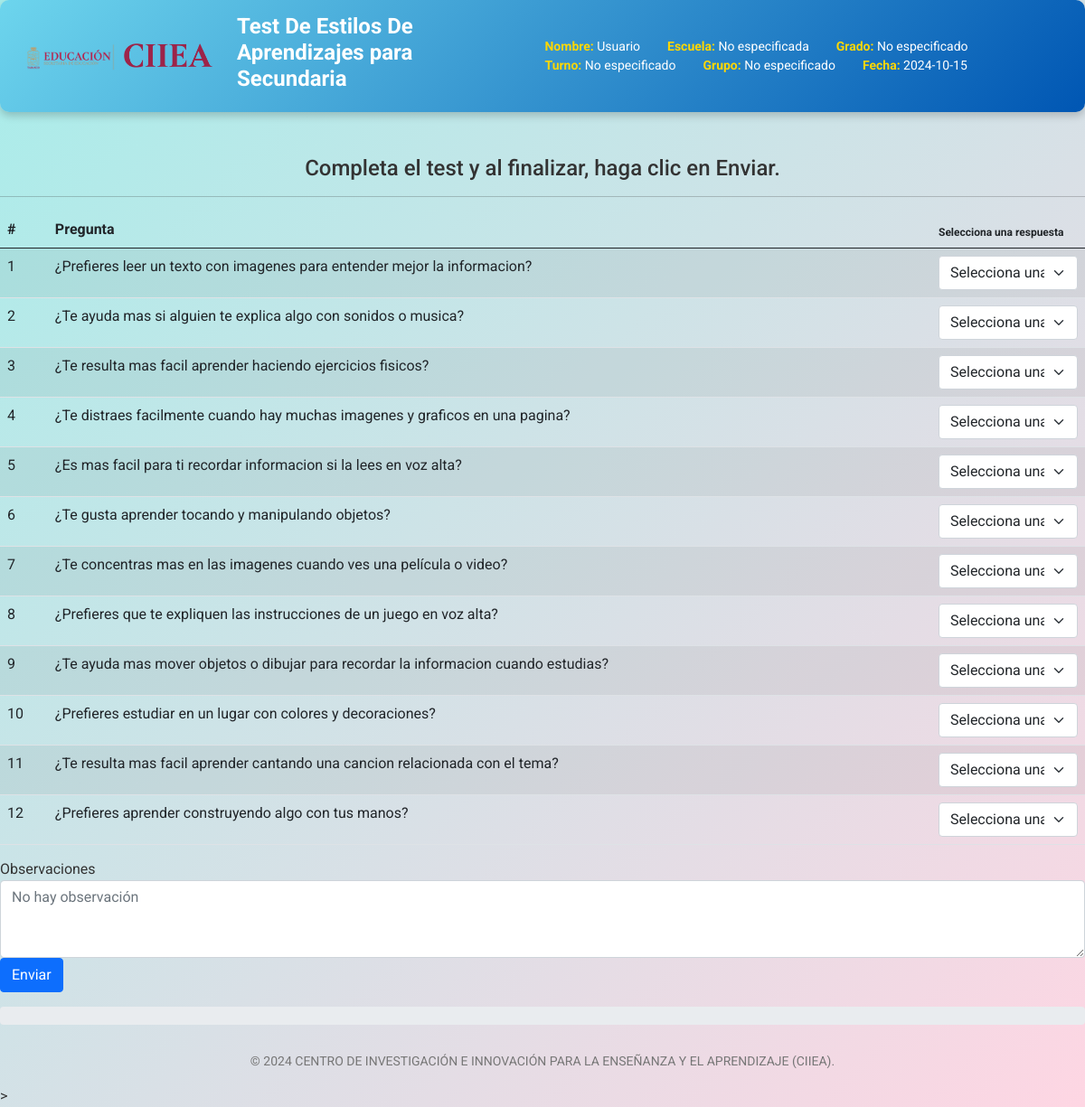
The app's page /test-grado1.php with its own data.
### tables this page shows
CREATE TABLE `preguntas` (
  `id` int(10) UNSIGNED NOT NULL,
  `pregunta` varchar(150) NOT NULL,
  `estatus` int(2) NOT NULL DEFAULT 1
);

### test-grado1.php (the view, shortened to what this page needs)
<?php
if (isset($_SESSION['nombres'])) {
    $nombres = $_SESSION['nombres'];
} else {
    $nombres = "Usuario";
}
if (isset($_SESSION['escuela'])) {
    $escuela = $_SESSION['escuela'];
} else {
    $escuela = "No especificada";
}
if (isset($_SESSION['grado'])) {
    $grado = $_SESSION['grado'];
} else {
    $grado = "No especificado";
}
if (isset($_SESSION['turno'])) {
    $turno = $_SESSION['turno'];
} else {
    $turno = "No especificado";
}
if (isset($_SESSION['grupo'])) {
    $grupo = $_SESSION['grupo'];
} else {
    $grupo = "No especificado";
}
include('config.php');
$sqlPreguntas = "SELECT * FROM preguntas WHERE estatus='1'";
$query = mysqli_query($con, $sqlPreguntas);
?>
<!DOCTYPE html>
<html lang="es">
<head>
    <link href="https://cdn.jsdelivr.net/npm/bootstrap@5.0.2/dist/css/bootstrap.min.css" rel="stylesheet">
    <link rel="stylesheet" href="assets/css/encuesta.css">
</head>
<body>
<nav id="navbar" class="navbar navbar-expand-lg navbar-light">
    <div class="container-fluid">
        <div class="logo-container">
            <img src="assets/imgs/tabedu.png" class="tabedu-logo" alt="logo 1">
            <img src="assets/imgs/logo.png" class="main-logo" alt="logo 2">
        </div>
        <h2 class="navbar-title">Test De Estilos De Aprendizajes para Secundaria</h2>
        <div class="navbar-collapse">
            <div class="navbar-nav">
                <span class="nav-item"><strong>Nombre:</strong> <span id="nombres"><?php echo htmlspecialchars($nombres); ?></span></span>
                <span class="nav-item"><strong>Escuela:</strong> <span id="escuela"><?php echo htmlspecialchars($escuela); ?></span></span>
                <span class="nav-item"><strong>Grado:</strong> <span id="grado"><?php echo htmlspecialchars($grado); ?></span></span>
                <span class="nav-item"><strong>Turno:</strong> <span id="turno"><?php echo htmlspecialchars($turno); ?></span></span>
                <span class="nav-item"><strong>Grupo:</strong> <span id="grupo"><?php echo htmlspecialchars($grupo); ?></span></span>
                <span class="nav-item"><strong>Fecha:</strong> <?php echo date('Y-m-d'); ?></span>
            </div>
        </div>
    </div>
</nav>
<br><br>
<h4 class="text-center">Completa el test y al finalizar, haga clic en Enviar.</h4>
<hr>
<form id="formFormatoGS" action="assets/procesos/procesar_encuesta.php" method="POST">
    <table class="space padding-sm table table-striped">
        <thead>
            <tr id="cabecera">
                <th>#</th>
                <th>Pregunta</th>
                <th style="font-size:12px">Selecciona una respuesta</th>
            </tr>
        </thead>
                <tbody>
                <?php
                    while ($dataRow = mysqli_fetch_array($query)) { ?>
                        <tr id="pregunta_<?php echo $dataRow['id']; ?>">
                            <td><?php echo $dataRow['id']; ?></td>
                            <td><?php echo htmlspecialchars($dataRow['pregunta']); ?></td>
                            <td width="170">
                                <select name="respuesta[<?php echo $dataRow['id']; ?>]" class="form-select" required>
                                    <option value="">Selecciona una respuesta</option>
                                </select>
                            </td>
                        </tr>
                <?php } ?>
                </tbody>
            </table>
            <div class="form-group">
                <label for="observacion">Observaciones</label>
                <textarea id="textarea" name="observacion" class="form-control" rows="3" placeholder="No hay observación"></textarea>
            </div>
            <button type="submit" class="btn btn-primary" id="btnSend">Enviar</button>
            <div class="progress mt-3">
            </div>
        </form>
<footer class="text-center footer">
    <p>&copy; <span id="currentYear"></span> CENTRO DE INVESTIGACIÓN E INNOVACIÓN PARA LA ENSEÑANZA Y EL APRENDIZAJE (CIIEA).</p>
</footer>
>

### assets/css/encuesta.css (style rules this page uses)
body { background: linear-gradient(135deg, #a8edea 0%, #fed6e3 100%); }
.logo-container { display: flex; align-items: center; }
.tabedu-logo, .main-logo { width: 100px; height: auto; margin-right: 10px; object-fit: contain; }
#navbar { background: linear-gradient(135deg, #6dd5ed, #0056b3); color: white; padding: 15px; border-radius: 10px; box-shadow: 0 4px 10px rgba(0, 0, 0, 0.2); display: flex; align-items: center; }
.navbar-title { margin-left: 15px; font-size: 24px; font-weight: bold; }
.navbar-nav { margin-left: 15px; display: flex; flex-wrap: wrap; }
.nav-item { margin: 0 15px; font-size: 14px; }
.nav-item strong { color: #FFD700; }
.space { margin-bottom: 15px; }
.progress { height: 20px; }
.footer { margin-top: 30px; font-size: 14px; color: #777; }
#btnSend { transition: background-color 0.3s, transform 0.3s; }
body { font-family: 'Roboto', sans-serif; background: linear-gradient(135deg, #a8edea 0%, #fed6e3 100%); color: #333; }
td { font-variant: normal; font-size: 16px; text-transform: none; }

### records on screen
preguntas: id "1", pregunta "¿Prefieres leer un texto con imagenes para entender mejor la informacion?"
preguntas: id "2", pregunta "¿Te ayuda mas si alguien te explica algo con sonidos o musica?"
preguntas: id "3", pregunta "¿Te resulta mas facil aprender haciendo ejercicios fisicos?"
preguntas: id "4", pregunta "¿Te distraes facilmente cuando hay muchas imagenes y graficos en una pagina?"
preguntas: id "5", pregunta "¿Es mas facil para ti recordar informacion si la lees en voz alta?"
preguntas: id "6", pregunta "¿Te gusta aprender tocando y manipulando objetos?"
preguntas: id "7", pregunta "¿Te concentras mas en las imagenes cuando ves una película o video?"
preguntas: id "8", pregunta "¿Prefieres que te expliquen las instrucciones de un juego en voz alta?"
preguntas: id "9", pregunta "¿Te ayuda mas mover objetos o dibujar para recordar la informacion cuando estudias?"
preguntas: id "10", pregunta "¿Prefieres estudiar en un lugar con colores y decoraciones?"
preguntas: id "11", pregunta "¿Te resulta mas facil aprender cantando una cancion relacionada con el tema?"
preguntas: id "12", pregunta "¿Prefieres aprender construyendo algo con tus manos?"

### other values on screen
$nombres "Usuario"
$escuela "No especificada"
$grado "No especificado"
$turno "No especificado"
$grupo "No especificado"
